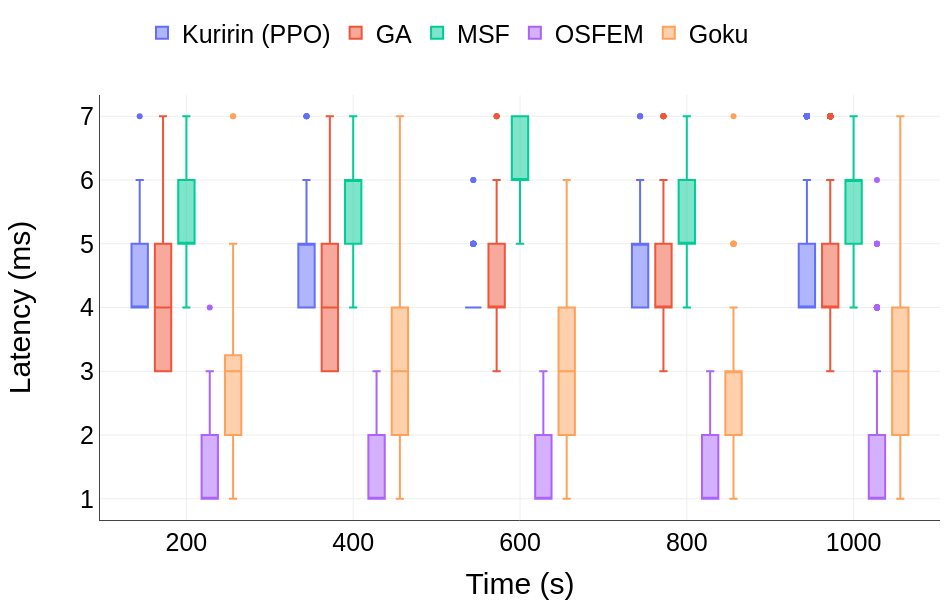

Notebook code for this chart:
### Code cell
# Criando o gráfico de box plot
fig = px.box(df_long, x="Time (s)", y="Latency (ms)", color="Method", title=None, orientation="v")

fig.update_traces(quartilemethod="linear")


draft_template = go.layout.Template()
draft_template.layout.annotations = [
    dict(
        name="draft watermark",
        text="",
        textangle=-30,
        opacity=0.1,
        font=dict(color="black", size=100),
        xref="paper",
        yref="paper",
        x=0.5,
        y=0.5,
        showarrow=False,
    )
]

fig.update_layout(
    yaxis=dict(showline=True, showgrid=True),
    xaxis=dict(showline=True, showgrid=True),
    legend_title=None,
    margin=dict(l=100, r=10, b=80, t=25),
    autosize=True,
    width=950,
    height=600,
    template=draft_template,
    legend=dict(x=0.05, y=1.2, traceorder="normal", orientation="h"),
    font=dict(family="Arial", size=25, color="Black"),
)

# Exibindo o gráfico
fig.show()

### Figure 1 — Plotly figure (JSON) as saved in the notebook; plotly's stock layout.template omitted (floating-point values rounded to 4 significant figures; data arrays with more than 128 entries replaced by an {"elided": "..."} marker saying what was removed)
{"data": [{"alignmentgroup": "True", "hovertemplate": "Method=Kuririn (PPO)<br>Time (s)=%{x}<br>Latency (ms)=%{y}<extra></extra>", "legendgroup": "Kuririn (PPO)", "marker": {"color": "#636efa"}, "name": "Kuririn (PPO)", "notched": false, "offsetgroup": "Kuririn (PPO)", "orientation": "v", "quartilemethod": "linear", "showlegend": true, "type": "box", "x": {"elided": "3522 int values"}, "x0": " ", "xaxis": "x", "y": {"elided": "3522 str values"}, "y0": " ", "yaxis": "y"}, {"alignmentgroup": "True", "hovertemplate": "Method=GA<br>Time (s)=%{x}<br>Latency (ms)=%{y}<extra></extra>", "legendgroup": "GA", "marker": {"color": "#EF553B"}, "name": "GA", "notched": false, "offsetgroup": "GA", "orientation": "v", "quartilemethod": "linear", "showlegend": true, "type": "box", "x": {"elided": "3522 int values"}, "x0": " ", "xaxis": "x", "y": {"elided": "3522 str values"}, "y0": " ", "yaxis": "y"}, {"alignmentgroup": "True", "hovertemplate": "Method=MSF<br>Time (s)=%{x}<br>Latency (ms)=%{y}<extra></extra>", "legendgroup": "MSF", "marker": {"color": "#00cc96"}, "name": "MSF", "notched": false, "offsetgroup": "MSF", "orientation": "v", "quartilemethod": "linear", "showlegend": true, "type": "box", "x": {"elided": "3522 int values"}, "x0": " ", "xaxis": "x", "y": {"elided": "3522 str values"}, "y0": " ", "yaxis": "y"}, {"alignmentgroup": "True", "hovertemplate": "Method=OSFEM<br>Time (s)=%{x}<br>Latency (ms)=%{y}<extra></extra>", "legendgroup": "OSFEM", "marker": {"color": "#ab63fa"}, "name": "OSFEM", "notched": false, "offsetgroup": "OSFEM", "orientation": "v", "quartilemethod": "linear", "showlegend": true, "type": "box", "x": {"elided": "3522 int values"}, "x0": " ", "xaxis": "x", "y": {"elided": "3522 str values"}, "y0": " ", "yaxis": "y"}, {"alignmentgroup": "True", "hovertemplate": "Method=Goku<br>Time (s)=%{x}<br>Latency (ms)=%{y}<extra></extra>", "legendgroup": "Goku", "marker": {"color": "#FFA15A"}, "name": "Goku", "notched": false, "offsetgroup": "Goku", "orientation": "v", "quartilemethod": "linear", "showlegend": true, "type": "box", "x": {"elided": "3522 int values"}, "x0": " ", "xaxis": "x", "y": {"elided": "3522 str values"}, "y0": " ", "yaxis": "y"}], "layout": {"autosize": true, "boxmode": "group", "font": {"color": "Black", "family": "Arial", "size": 25}, "height": 600, "legend": {"orientation": "h", "title": {}, "tracegroupgap": 0, "traceorder": "normal", "x": 0.05, "y": 1.2}, "margin": {"b": 80, "l": 100, "r": 10, "t": 25}, "width": 950, "xaxis": {"anchor": "y", "domain": [0, 1], "showgrid": true, "showline": true, "title": {"text": "Time (s)"}}, "yaxis": {"anchor": "x", "domain": [0, 1], "showgrid": true, "showline": true, "title": {"text": "Latency (ms)"}}}}
